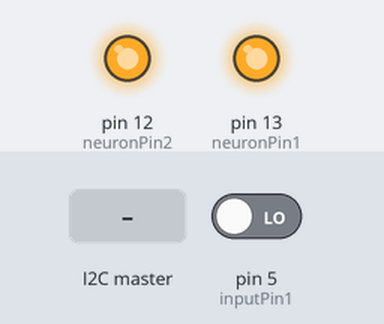
The sketch below on a simulated Arduino Uno, built with avr-gcc and run on an emulated ATmega328P. On the bench: output pins drawn as LEDs (lit = HIGH). Dashed ring = blinking. The inputs (shaded band) are chosen by the test bench; at power-on: pin 5 (inputPin1) LOW. What the sketch prints to the serial monitor is not drawn.

Above: at 1.2 s.
1.3 s: the I2C master sends the byte 200
At 4.2 s:
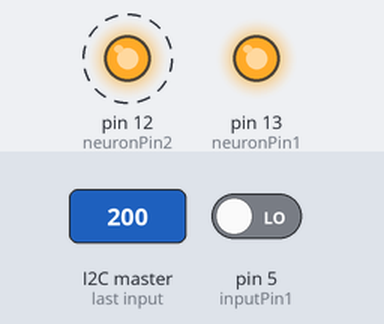
4.3 s: the I2C master sends the byte 1
At 5.4 s:
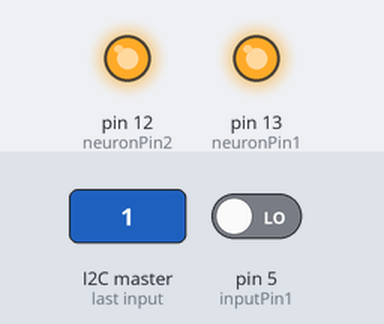
Timing chart, 0 to 7.3 s (numbered marks = the images above; inputs shaded):
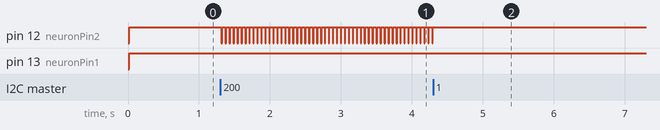

The sketch:

Arduino_Spikes.ino
```cpp
#include<Wire.h>

int inputPin1 = 5;
int neuronPin1 = 13;
int neuronPin2 = 12;

unsigned long startMillis;
unsigned long currentMillis;

int frequency = 1;
float highPeriod = 5;
float lowPeriod;
float cycle;

int angle;

bool inputState = LOW;
bool neuronState = LOW;

bool fire1, fire2;

void receiveEvent(int bytes)
{
  angle = Wire.read();    // read one character from the I2C

  if (angle > 127) {
		angle = 256 - angle;
		angle *= -1;
	}

  //Serial.println(angle);
}

void setup()
{
  pinMode(neuronPin1, OUTPUT);
  pinMode(neuronPin2, OUTPUT);

  pinMode(inputPin1, INPUT);

  startMillis = millis();

  Serial.begin(9600);

  //frequency = 1;
  cycle = 1000/frequency;
  //lowPeriod  = 5*cycle/6;
  lowPeriod = cycle - highPeriod;
  //highPeriod = cycle/6;

  Serial.print("Frequency: ");
  Serial.print(frequency);
  Serial.print(" , ");
  Serial.print("Cycle Period: ");
  Serial.print(cycle);
  Serial.print(" , ");
  Serial.print("Low Period: ");
  Serial.print(lowPeriod);
  Serial.print(" , ");
  Serial.print("High Period: ");
  Serial.println(highPeriod);

  Serial.println("");

  Wire.begin(9);
  // Attach a function to trigger when something is received.
  Wire.onReceive(receiveEvent);

  fire1 = LOW;
  fire2 = LOW;

}

void loop()
{
  currentMillis = millis();
  inputState = digitalRead(inputPin1);

  //fire(100);

  /*if(inputState == HIGH)
  {
    fire(100);
  }
  else
  {
    digitalWrite(neuronPin1, HIGH);
  }*/

  //frequency = 80;

  if(angle < 90 && angle >-90 )
  {
    if(angle > 0)
    {
      frequency = angle/3;
      fire1 = HIGH;
      fire2 = LOW;
    }
    else if (angle < 0)
    {
      frequency = (angle * -1)/3;
      fire1 = LOW;
      fire2 = HIGH;
    }
    else
    {
      fire1 = LOW;
      fire2 = LOW;
    }

    if(frequency != 0)
    {
      cycle = 1000/frequency;
      lowPeriod  = 5*cycle/6;
      highPeriod = cycle/6;
      //highPeriod = 5;
      //lowPeriod  = cycle - highPeriod;
    }
    else
    {
      //lowPeriod = 0;
      //highPeriod = 0;
      fire1 = LOW;
      fire2 = LOW;
    }
  }


if (fire1 == HIGH && fire2 == LOW)
{

  digitalWrite(neuronPin2,  HIGH);

  if(neuronState == LOW)
  {
    if (currentMillis - startMillis >= lowPeriod)
    {
      neuronState = HIGH;
      digitalWrite(neuronPin1, LOW);
      startMillis = currentMillis;
    }
  }
  else
  {
    if (currentMillis - startMillis >= highPeriod)
    {
      neuronState = LOW;
      digitalWrite(neuronPin1, HIGH);
      startMillis = currentMillis;
    }
  }

}
else if (fire2 == HIGH && fire1 == LOW)
{
  digitalWrite(neuronPin1,  HIGH);

  if(neuronState == LOW)
  {
    if (currentMillis - startMillis >= lowPeriod)
    {
      neuronState = HIGH;
      digitalWrite(neuronPin2, LOW);
      startMillis = currentMillis;
    }
  }
  else
  {
    if (currentMillis - startMillis >= highPeriod)
    {
      neuronState = LOW;
      digitalWrite(neuronPin2, HIGH);
      startMillis = currentMillis;
    }
  }
}
else
{
  digitalWrite(neuronPin1, HIGH);
  digitalWrite(neuronPin2, HIGH);
}

}

void fireNeurons(float frequency)
{
  Serial.println("fired");

  bool exit = false;

  if(exit == false)
  {
    float cycle = 1000/frequency;
    lowPeriod  = 5*cycle/6;
    highPeriod = cycle/6;

    Serial.println(cycle);
    Serial.println(lowPeriod);
    Serial.println(highPeriod);
    exit = true;
  }

  if(neuronState == LOW)
  {
    if (currentMillis - startMillis >= lowPeriod)
    {
      neuronState = HIGH;
      digitalWrite(neuronPin1, LOW);
      startMillis = currentMillis;
    }
  }
  else
  {
    if (currentMillis - startMillis >= highPeriod)
    {
      neuronState = LOW;
      digitalWrite(neuronPin1, HIGH);
      startMillis = currentMillis;
    }
  }
}
```

Measured:
- after the input at 1.3 s, pin 12 (neuronPin2): alternates HIGH for 0.05 s and LOW for 0.01 s, starting at once
- after the input at 4.3 s, pin 12 (neuronPin2): stops changing and stays HIGH
